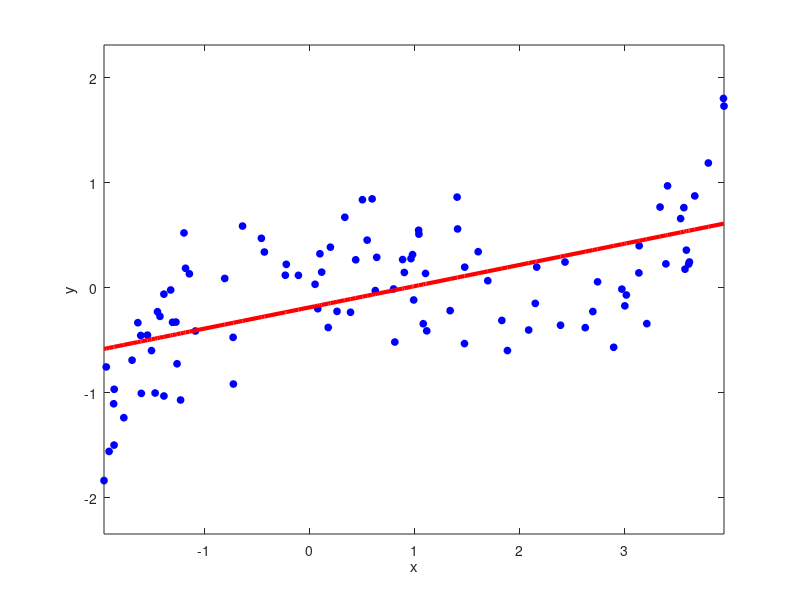
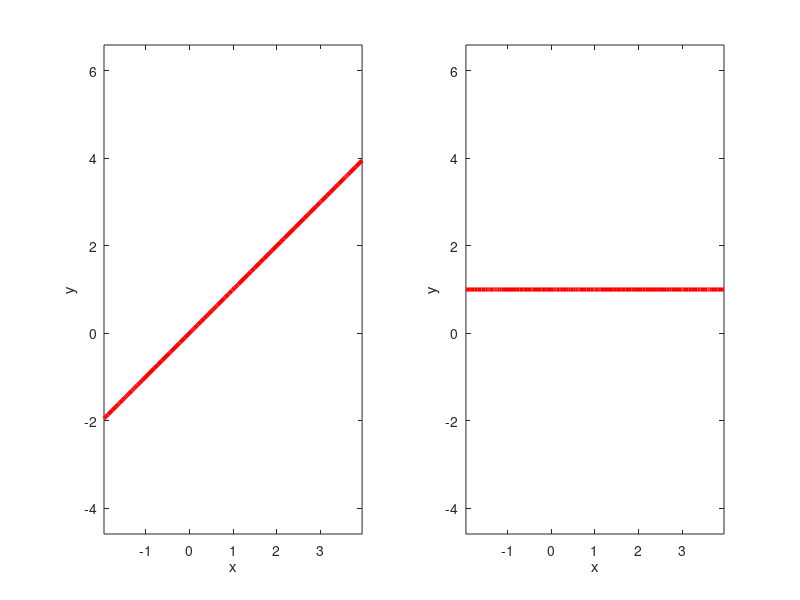

Write the MATLAB code that produced these figures, in order.
load poly.mat

x = M(:, 1);
y = M(:, 2);

A = [x, ones(size(x))];

c = ols(y, A)

yp = A * c;

figure(1);
plot(x, y, 'ob', "markersize", 5, "markerfacecolor", "auto",
  x, yp, '-r', "linewidth", 3);
xlabel("x");
ylabel("y");
axis("equal");

figure(2);
subplot(1, 2, 1);
plot(x, A(:, 1), '-r', "linewidth", 3);
xlabel("x");
ylabel("y");
axis("equal");
subplot(1, 2, 2);
plot(x, A(:, 2), '-r', "linewidth", 3);
xlabel("x");
ylabel("y");
axis("equal");
